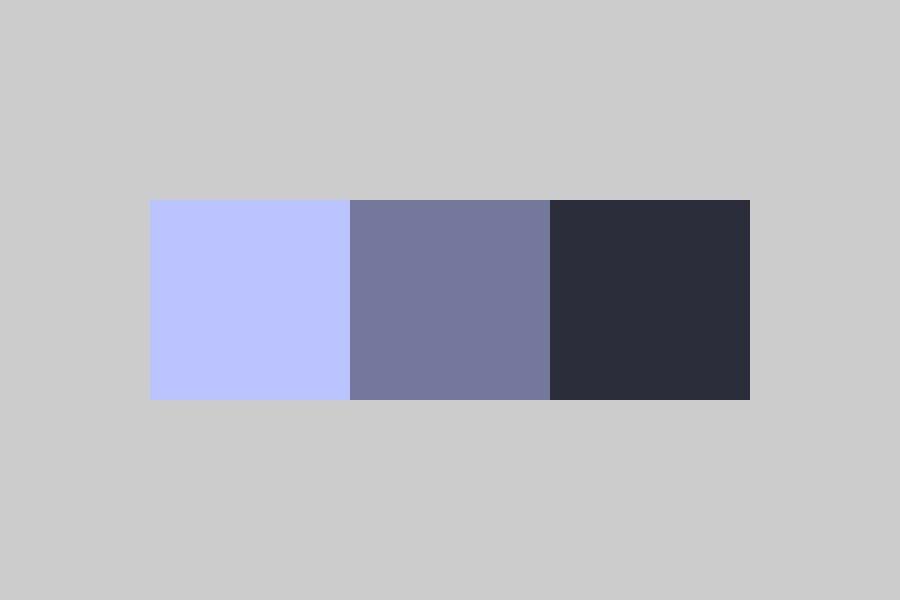
Frame 1 (no input)
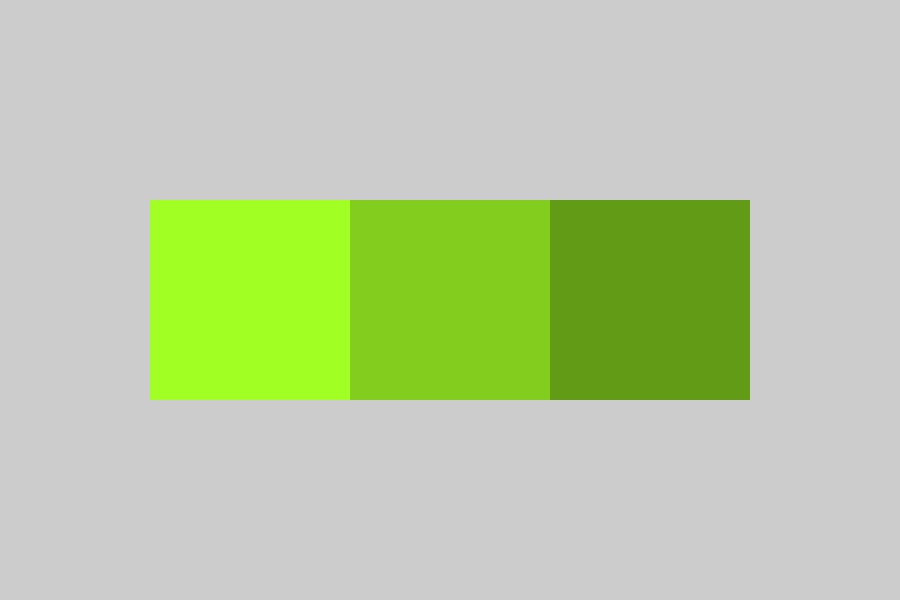
Frame 2 (the mouse pressed at the canvas centre, redrawn once)

The Processing sketch that drew these frames (run headless with seeded random() and noise(); the mouse was pressed at the canvas centre and the sketch redrawn once):

// Processing sketch: monochr_o_matic
// ── monochr_o_matic.pde
void square(color c, float x, float y, float radius) {
    pushMatrix();
    translate(x, y);

    fill(c);
    rect(-radius, -radius, radius*2, radius*2);     

    popMatrix();
}

void setup() {
    size(900, 600);
    smooth();
    noStroke();
    noLoop();
    colorMode(HSB, 360, 100, 100);
}

void draw() {
    //background();
    translate(450, 300);

    float hue = random(360);
    float saturation = random(100);
    float valueStep = random(10, 40);

    square(color(hue, saturation, 100), -200, 0, 100);
    square(color(hue, saturation, 100 - valueStep), 0, 0, 100);
    square(color(hue, saturation, 100 - valueStep*2), 200, 0, 100);
}

void mouseClicked() {
    redraw();
}
